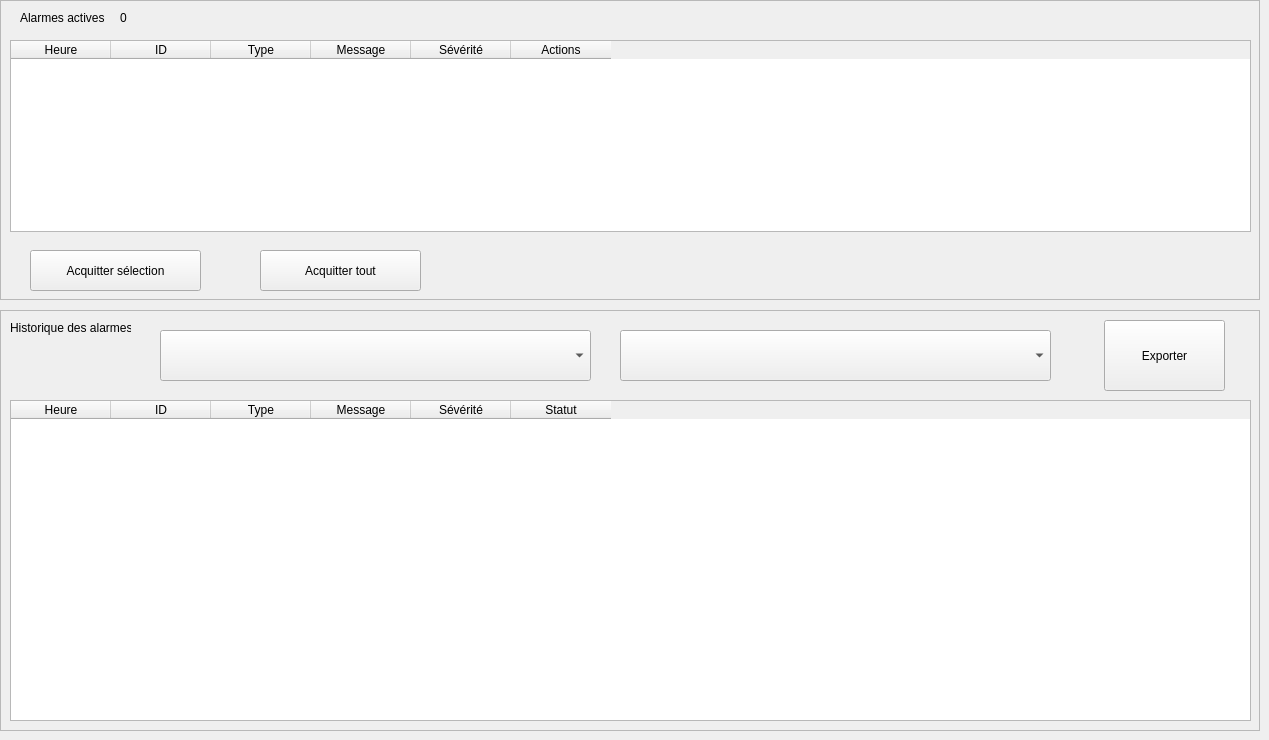
                        <widget class="QWidget" name="tab_6">
                            <attribute name="title">
                                <string>Alarmes</string>
                            </attribute>
                            <widget class="QFrame" name="frame_alarmes_actives">
                                <property name="geometry">
                                    <rect>
                                        <x>0</x>
                                        <y>0</y>
                                        <width>1260</width>
                                        <height>300</height>
                                    </rect>
                                </property>
                                <property name="frameShape">
                                    <enum>QFrame::StyledPanel</enum>
                                </property>
                                <property name="frameShadow">
                                    <enum>QFrame::Raised</enum>
                                </property>
                                <widget class="QLabel" name="label_alarmes_title">
                                    <property name="geometry">
                                        <rect>
                                            <x>20</x>
                                            <y>10</y>
                                            <width>91</width>
                                            <height>16</height>
                                        </rect>
                                    </property>
                                    <property name="text">
                                        <string>Alarmes actives</string>
                                    </property>
                                </widget>
                                <widget class="QTableWidget" name="label_alarmes_actives_title">
                                    <property name="geometry">
                                        <rect>
                                            <x>10</x>
                                            <y>40</y>
                                            <width>1241</width>
                                            <height>192</height>
                                        </rect>
                                    </property>
                                    <column>
                                        <property name="text">
                                            <string>Heure</string>
                                        </property>
                                    </column>
                                    <column>
                                        <property name="text">
                                            <string>ID</string>
                                        </property>
                                    </column>
                                    <column>
                                        <property name="text">
                                            <string>Type</string>
                                        </property>
                                    </column>
                                    <column>
                                        <property name="text">
                                            <string>Message</string>
                                        </property>
                                    </column>
                                    <column>
                                        <property name="text">
                                            <string>Sévérité</string>
                                        </property>
                                    </column>
                                    <column>
                                        <property name="text">
                                            <string>Actions</string>
                                        </property>
                                    </column>
                                </widget>
                                <widget class="QPushButton" name="btn_acquit">
                                    <property name="geometry">
                                        <rect>
                                            <x>30</x>
                                            <y>250</y>
                                            <width>171</width>
                                            <height>41</height>
                                        </rect>
                                    </property>
                                    <property name="text">
                                        <string>Acquitter sélection</string>
                                    </property>
                                </widget>
                                <widget class="QPushButton" name="btn_acquit_all">
                                    <property name="geometry">
                                        <rect>
                                            <x>260</x>
                                            <y>250</y>
                                            <width>161</width>
                                            <height>41</height>
                                        </rect>
                                    </property>
                                    <property name="text">
                                        <string>Acquitter tout</string>
                                    </property>
                                </widget>
                                <widget class="QLabel" name="label_alarmes_count">
                                    <property name="geometry">
                                        <rect>
                                            <x>120</x>
                                            <y>10</y>
                                            <width>47</width>
                                            <height>16</height>
                                        </rect>
                                    </property>
                                    <property name="text">
                                        <string>0</string>
                                    </property>
                                </widget>
                            </widget>
                            <widget class="QFrame" name="frame_historique_alarmes">
                                <property name="geometry">
                                    <rect>
                                        <x>0</x>
                                        <y>310</y>
                                        <width>1260</width>
                                        <height>421</height>
                                    </rect>
                                </property>
                                <property name="frameShape">
                                    <enum>QFrame::StyledPanel</enum>
                                </property>
                                <property name="frameShadow">
                                    <enum>QFrame::Raised</enum>
                                </property>
                                <widget class="QLabel" name="label_historique_alarmes_title">
                                    <property name="geometry">
                                        <rect>
                                            <x>10</x>
                                            <y>10</y>
                                            <width>121</width>
                                            <height>16</height>
                                        </rect>
                                    </property>
                                    <property name="text">
                                        <string>Historique des alarmes</string>
                                    </property>
                                </widget>
                                <widget class="QTableWidget" name="table_alarmes_historique">
                                    <property name="geometry">
                                        <rect>
                                            <x>10</x>
                                            <y>90</y>
                                            <width>1241</width>
                                            <height>321</height>
                                        </rect>
                                    </property>
                                    <column>
                                        <property name="text">
                                            <string>Heure</string>
                                        </property>
                                    </column>
                                    <column>
                                        <property name="text">
                                            <string>ID</string>
                                        </property>
                                    </column>
                                    <column>
                                        <property name="text">
                                            <string>Type</string>
                                        </property>
                                    </column>
                                    <column>
                                        <property name="text">
                                            <string>Message</string>
                                        </property>
                                    </column>
                                    <column>
                                        <property name="text">
                                            <string>Sévérité</string>
                                        </property>
                                    </column>
                                    <column>
                                        <property name="text">
                                            <string>Statut</string>
                                        </property>
                                    </column>
                                </widget>
                                <widget class="QPushButton" name="btn_export_alarmes">
                                    <property name="geometry">
                                        <rect>
                                            <x>1104</x>
                                            <y>10</y>
                                            <width>121</width>
                                            <height>71</height>
                                        </rect>
                                    </property>
                                    <property name="text">
                                        <string>Exporter</string>
                                    </property>
                                </widget>
                                <widget class="QComboBox" name="combo_filtre_severite">
                                    <property name="geometry">
                                        <rect>
                                            <x>160</x>
                                            <y>20</y>
                                            <width>431</width>
                                            <height>51</height>
                                        </rect>
                                    </property>
                                </widget>
                                <widget class="QComboBox" name="combo_filtre_capteur">
                                    <property name="geometry">
                                        <rect>
                                            <x>620</x>
                                            <y>20</y>
                                            <width>431</width>
                                            <height>51</height>
                                        </rect>
                                    </property>
                                </widget>
                            </widget>
                        </widget>
